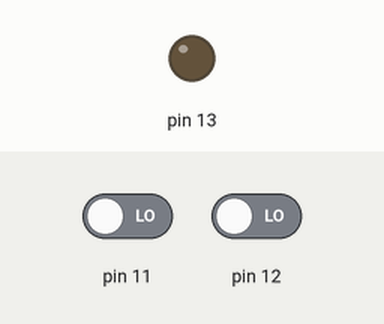
The sketch below on a simulated Arduino Uno, built with avr-gcc and run on an emulated ATmega328P. On the bench: output pins drawn as LEDs (lit = HIGH). The inputs (shaded band) are chosen by the test bench; at power-on: pin 11 LOW, pin 12 LOW.

Above: at 1.2 s.
1.3 s: pin 11 driven HIGH
At 2.1 s:
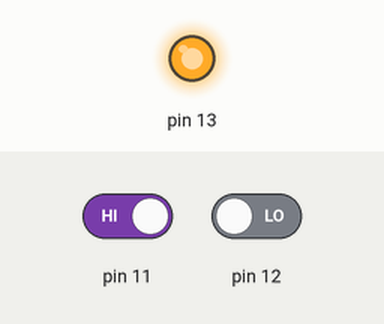
2.8 s: pin 11 driven LOW
At 3.2 s:
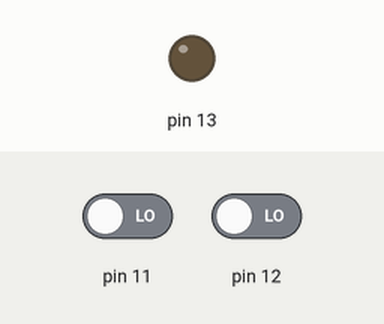
4.3 s: pin 12 driven HIGH
At 5.6 s:
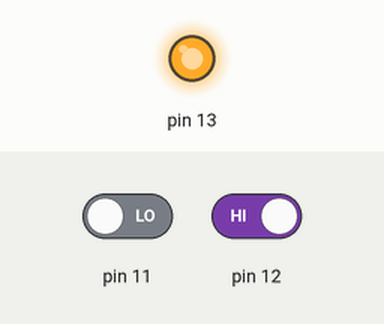
Timing chart, 0 to 7.3 s (numbered marks = the images above; inputs shaded):
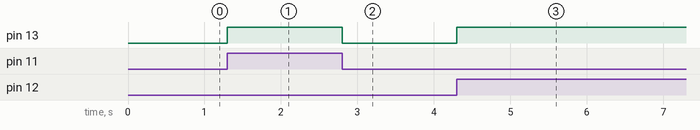

Measured:
- after the input at 1.3 s, pin 13: LOW → HIGH at once
- after the input at 2.8 s, pin 13: HIGH → LOW at once
- after the input at 4.3 s, pin 13: LOW → HIGH at once

The sketch:

Lab2Circuit2.ino
```cpp
/*
  Lab 2, Circuit 2
  Use two pushbuttons and a toggle switch to switch between two logic gates(pushbuttons are input)
  By: Mohammad & Martin
  Created: 2/9/2022
  I/O Pins
  A0:
  A1:
  A2:
  A3:
  A4:
  A5:
  D0:
  D1:
  D2:
  D3:
  D4:
  D5:
  D6:
  D7:
  D8:
  D9: TRUE/FALSE toggle //0000 0010
  D10:
  D11: INPUT A //0000 1000
  D12: INPUT B //0001 0000
  D13: LED //0010 0000
*/

void setup()
{
  // Set DDRB bit 5
  // This causes Arduino pin D13 to be an output
  DDRB = 0x20;
}

void loop()
{
  unsigned char a = PINB; //store value of PINB

  //AND gate
  if ((a & 0x02) == 0x02) //check if D9 is on
  {
    if ((a & 0x08) && (a & 0x10)) //AND D11 and D12(INPUTS a and b)
    {
      PORTB |= 0x20; //turn on LED
    } else
    {
      PORTB &= 0xDF; //turn off LED
    }
  }

  else //if D9 is off
  {
    if ((a & 0x08) || (a & 0x10)) //OR D11 and D12(INPUTS a and b)
    {
      PORTB |= 0x20; //turn on LED
    } else
    {
      PORTB &= 0xDF; //turn off LED
    }
  }


}
```
